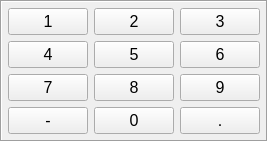
       <widget class="QFrame" name="frame_4">
        <property name="frameShape">
         <enum>QFrame::Box</enum>
        </property>
        <property name="frameShadow">
         <enum>QFrame::Sunken</enum>
        </property>
        <layout class="QGridLayout" name="gridLayout_2">
         <property name="leftMargin">
          <number>6</number>
         </property>
         <property name="topMargin">
          <number>6</number>
         </property>
         <property name="rightMargin">
          <number>6</number>
         </property>
         <property name="bottomMargin">
          <number>6</number>
         </property>
         <item row="1" column="1">
          <widget class="QPushButton" name="pushButton_num_5">
           <property name="sizePolicy">
            <sizepolicy hsizetype="Minimum" vsizetype="Expanding">
             <horstretch>0</horstretch>
             <verstretch>0</verstretch>
            </sizepolicy>
           </property>
           <property name="font">
            <font>
             <pointsize>12</pointsize>
            </font>
           </property>
           <property name="text">
            <string>5</string>
           </property>
          </widget>
         </item>
         <item row="0" column="2">
          <widget class="QPushButton" name="pushButton_num_3">
           <property name="sizePolicy">
            <sizepolicy hsizetype="Minimum" vsizetype="Expanding">
             <horstretch>0</horstretch>
             <verstretch>0</verstretch>
            </sizepolicy>
           </property>
           <property name="font">
            <font>
             <pointsize>12</pointsize>
            </font>
           </property>
           <property name="text">
            <string>3</string>
           </property>
          </widget>
         </item>
         <item row="0" column="0">
          <widget class="QPushButton" name="pushButton_num_1">
           <property name="sizePolicy">
            <sizepolicy hsizetype="Minimum" vsizetype="Expanding">
             <horstretch>0</horstretch>
             <verstretch>0</verstretch>
            </sizepolicy>
           </property>
           <property name="font">
            <font>
             <pointsize>12</pointsize>
            </font>
           </property>
           <property name="text">
            <string>1</string>
           </property>
          </widget>
         </item>
         <item row="1" column="0">
          <widget class="QPushButton" name="pushButton_num_4">
           <property name="sizePolicy">
            <sizepolicy hsizetype="Minimum" vsizetype="Expanding">
             <horstretch>0</horstretch>
             <verstretch>0</verstretch>
            </sizepolicy>
           </property>
           <property name="font">
            <font>
             <pointsize>12</pointsize>
            </font>
           </property>
           <property name="text">
            <string>4</string>
           </property>
          </widget>
         </item>
         <item row="0" column="1">
          <widget class="QPushButton" name="pushButton_num_2">
           <property name="sizePolicy">
            <sizepolicy hsizetype="Minimum" vsizetype="Expanding">
             <horstretch>0</horstretch>
             <verstretch>0</verstretch>
            </sizepolicy>
           </property>
           <property name="font">
            <font>
             <pointsize>12</pointsize>
            </font>
           </property>
           <property name="text">
            <string>2</string>
           </property>
          </widget>
         </item>
         <item row="2" column="2">
          <widget class="QPushButton" name="pushButton_num_9">
           <property name="sizePolicy">
            <sizepolicy hsizetype="Minimum" vsizetype="Expanding">
             <horstretch>0</horstretch>
             <verstretch>0</verstretch>
            </sizepolicy>
           </property>
           <property name="font">
            <font>
             <pointsize>12</pointsize>
            </font>
           </property>
           <property name="text">
            <string>9</string>
           </property>
          </widget>
         </item>
         <item row="2" column="1">
          <widget class="QPushButton" name="pushButton_num_8">
           <property name="sizePolicy">
            <sizepolicy hsizetype="Minimum" vsizetype="Expanding">
             <horstretch>0</horstretch>
             <verstretch>0</verstretch>
            </sizepolicy>
           </property>
           <property name="font">
            <font>
             <pointsize>12</pointsize>
            </font>
           </property>
           <property name="text">
            <string>8</string>
           </property>
          </widget>
         </item>
         <item row="1" column="2">
          <widget class="QPushButton" name="pushButton_num_6">
           <property name="sizePolicy">
            <sizepolicy hsizetype="Minimum" vsizetype="Expanding">
             <horstretch>0</horstretch>
             <verstretch>0</verstretch>
            </sizepolicy>
           </property>
           <property name="font">
            <font>
             <pointsize>12</pointsize>
            </font>
           </property>
           <property name="text">
            <string>6</string>
           </property>
          </widget>
         </item>
         <item row="3" column="1">
          <widget class="QPushButton" name="pushButton_num_0">
           <property name="sizePolicy">
            <sizepolicy hsizetype="Minimum" vsizetype="Expanding">
             <horstretch>0</horstretch>
             <verstretch>0</verstretch>
            </sizepolicy>
           </property>
           <property name="font">
            <font>
             <pointsize>12</pointsize>
            </font>
           </property>
           <property name="text">
            <string>0</string>
           </property>
          </widget>
         </item>
         <item row="2" column="0">
          <widget class="QPushButton" name="pushButton_num_7">
           <property name="sizePolicy">
            <sizepolicy hsizetype="Minimum" vsizetype="Expanding">
             <horstretch>0</horstretch>
             <verstretch>0</verstretch>
            </sizepolicy>
           </property>
           <property name="font">
            <font>
             <pointsize>12</pointsize>
            </font>
           </property>
           <property name="text">
            <string>7</string>
           </property>
          </widget>
         </item>
         <item row="3" column="2">
          <widget class="QPushButton" name="pushButton_num_10">
           <property name="sizePolicy">
            <sizepolicy hsizetype="Minimum" vsizetype="Expanding">
             <horstretch>0</horstretch>
             <verstretch>0</verstretch>
            </sizepolicy>
           </property>
           <property name="font">
            <font>
             <pointsize>12</pointsize>
            </font>
           </property>
           <property name="text">
            <string>.</string>
           </property>
          </widget>
         </item>
         <item row="3" column="0">
          <widget class="QPushButton" name="pushButton_num_minus">
           <property name="sizePolicy">
            <sizepolicy hsizetype="Minimum" vsizetype="Expanding">
             <horstretch>0</horstretch>
             <verstretch>0</verstretch>
            </sizepolicy>
           </property>
           <property name="font">
            <font>
             <pointsize>12</pointsize>
            </font>
           </property>
           <property name="text">
            <string>-</string>
           </property>
          </widget>
         </item>
        </layout>
       </widget>
